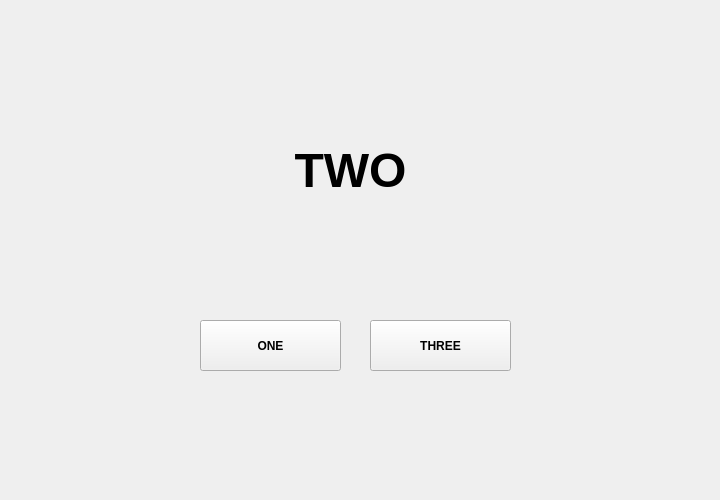
<?xml version="1.0" encoding="UTF-8"?>
<ui version="4.0">
 <class>Two</class>
 <widget class="QWidget" name="Two">
  <property name="geometry">
   <rect>
    <x>0</x>
    <y>0</y>
    <width>720</width>
    <height>500</height>
   </rect>
  </property>
  <property name="windowTitle">
   <string>Form</string>
  </property>
  <widget class="QLabel" name="label">
   <property name="geometry">
    <rect>
     <x>210</x>
     <y>130</y>
     <width>281</width>
     <height>81</height>
    </rect>
   </property>
   <property name="font">
    <font>
     <family>Arial</family>
     <pointsize>36</pointsize>
     <weight>75</weight>
     <bold>true</bold>
    </font>
   </property>
   <property name="text">
    <string>TWO</string>
   </property>
   <property name="alignment">
    <set>Qt::AlignCenter</set>
   </property>
  </widget>
  <widget class="QPushButton" name="oneBtn">
   <property name="geometry">
    <rect>
     <x>200</x>
     <y>320</y>
     <width>141</width>
     <height>51</height>
    </rect>
   </property>
   <property name="font">
    <font>
     <family>Arial</family>
     <weight>75</weight>
     <bold>true</bold>
    </font>
   </property>
   <property name="text">
    <string>ONE</string>
   </property>
  </widget>
  <widget class="QPushButton" name="threeBtn">
   <property name="geometry">
    <rect>
     <x>370</x>
     <y>320</y>
     <width>141</width>
     <height>51</height>
    </rect>
   </property>
   <property name="font">
    <font>
     <family>Arial</family>
     <weight>75</weight>
     <bold>true</bold>
    </font>
   </property>
   <property name="text">
    <string>THREE</string>
   </property>
  </widget>
 </widget>
 <resources/>
 <connections/>
</ui>
